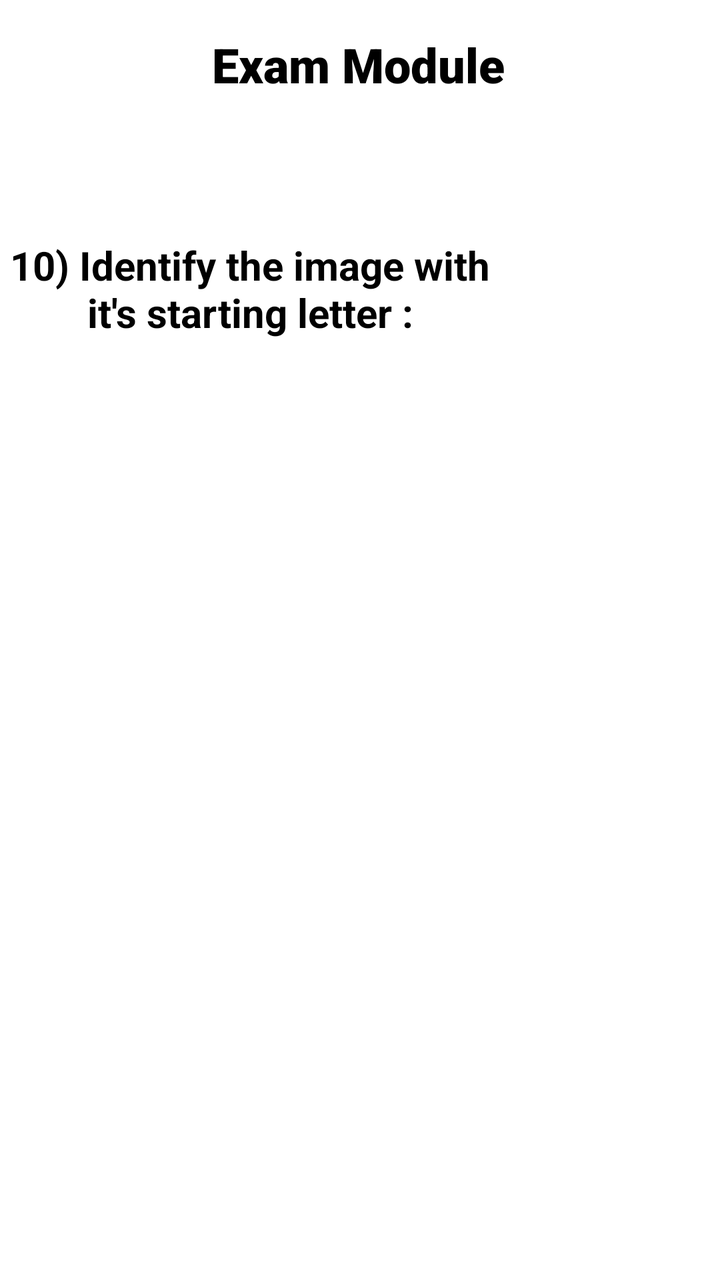
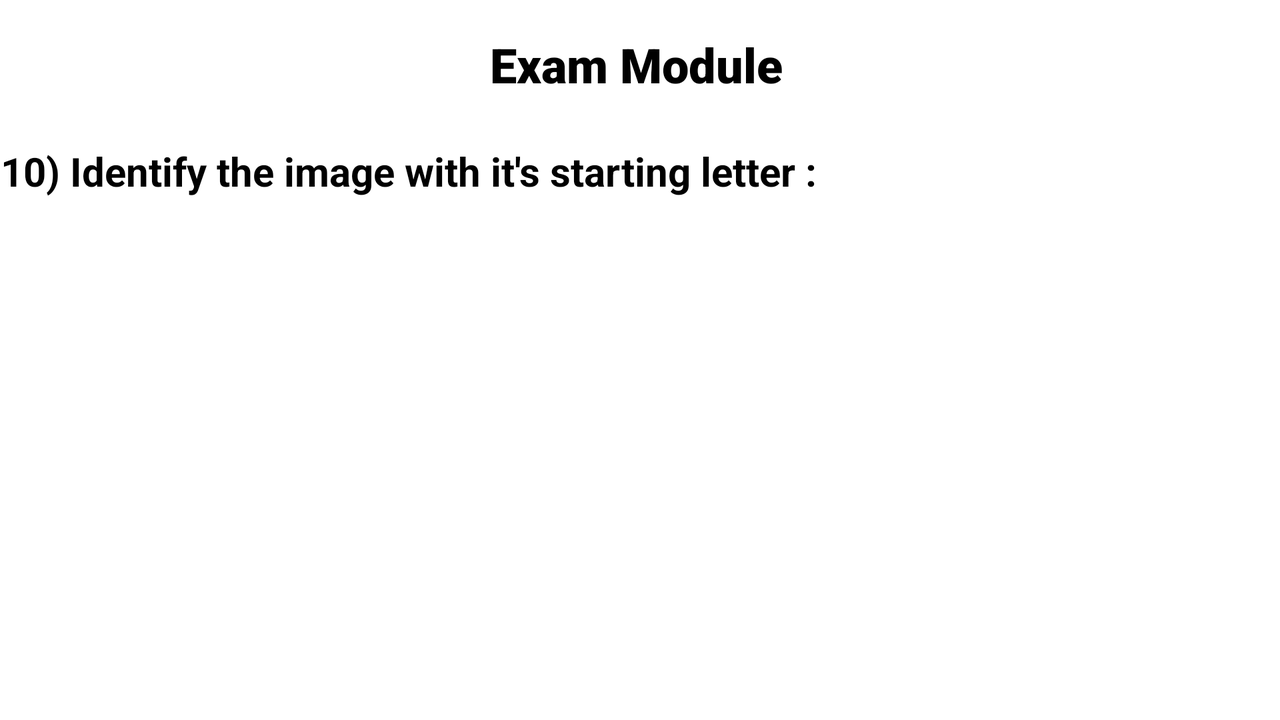

Compare how this app lays out the same screen by default and in its alternative resource folder. The renders come first, then the two layout files and the values they reference.
<!-- AndroidManifest.xml: application theme Theme.Learning -->
<!-- res/layout/activity_q10.xml -->
<?xml version="1.0" encoding="utf-8"?>
<androidx.constraintlayout.widget.ConstraintLayout xmlns:android="http://schemas.android.com/apk/res/android"
    xmlns:app="http://schemas.android.com/apk/res-auto"
    xmlns:tools="http://schemas.android.com/tools"
    android:layout_width="match_parent"
    android:layout_height="match_parent"
    tools:context=".q10">

    <androidx.constraintlayout.widget.ConstraintLayout
        android:layout_width="match_parent"
        android:layout_height="match_parent"
        android:background="@color/white"
        tools:context=".ExamModule">

        <TextView
            android:id="@+id/textView4"
            android:layout_width="wrap_content"
            android:layout_height="wrap_content"
            android:layout_marginTop="16dp"
            android:fontFamily="sans-serif-black"
            android:text="Exam Module"
            android:textAlignment="center"
            android:textAppearance="@style/TextAppearance.AppCompat.Display1"
            android:textColor="#000000"
            android:textSize="24sp"
            android:textStyle="bold"
            app:layout_constraintEnd_toEndOf="parent"
            app:layout_constraintHorizontal_bias="0.496"
            app:layout_constraintStart_toStartOf="parent"
            app:layout_constraintTop_toTopOf="parent" />

        <TextView
            android:id="@+id/textView5"
            android:layout_width="250dp"
            android:layout_height="wrap_content"
            android:layout_marginTop="103dp"
            android:text="10) Identify the image with it's starting letter :"
            android:textAlignment="center"
            android:textAppearance="@style/TextAppearance.AppCompat.Medium"
            android:textColor="#000000"
            android:textSize="20sp"
            android:textStyle="bold"
            app:layout_constraintStart_toStartOf="parent"
            app:layout_constraintTop_toTopOf="@+id/textView4" />

        <ImageView
            android:id="@+id/imageView"
            android:layout_width="122dp"
            android:layout_height="127dp"
            android:layout_marginTop="76dp"
            android:layout_marginEnd="16dp"
            app:layout_constraintEnd_toEndOf="parent"
            app:layout_constraintHorizontal_bias="0.531"
            app:layout_constraintStart_toEndOf="@+id/textView5"
            app:layout_constraintTop_toTopOf="@+id/textView4"
            app:srcCompat="@drawable/sword" />

        <Button
            android:id="@+id/btn30"
            android:layout_width="128sp"
            android:layout_height="66sp"
            android:layout_marginStart="16dp"
            android:layout_marginTop="156dp"
            android:text="A) Blade"
            android:textAlignment="center"
            android:textColor="#FFFFFF"
            android:textStyle="bold"
            app:layout_constraintStart_toStartOf="parent"
            app:layout_constraintTop_toTopOf="@+id/textView5" />

        <Button
            android:id="@+id/btn31"
            android:layout_width="128sp"
            android:layout_height="66sp"
            android:layout_marginStart="36dp"
            android:layout_marginTop="96dp"
            android:text="B) Saw"
            android:textAlignment="center"
            android:textColor="#FFFFFF"
            android:textStyle="bold"
            app:layout_constraintEnd_toEndOf="parent"
            app:layout_constraintHorizontal_bias="0.349"
            app:layout_constraintStart_toEndOf="@+id/btn30"
            app:layout_constraintTop_toBottomOf="@+id/textView5" />

        <Button
            android:id="@+id/btn32"
            android:layout_width="128sp"
            android:layout_height="66sp"
            android:layout_marginStart="16dp"
            android:layout_marginTop="20dp"
            android:text="C) Knife"
            android:textAlignment="center"
            android:textColor="#FFFFFF"
            android:textStyle="bold"
            app:layout_constraintStart_toStartOf="parent"
            app:layout_constraintTop_toBottomOf="@+id/btn30" />

        <Button
            android:id="@+id/btn33"
            android:layout_width="128sp"
            android:layout_height="66sp"
            android:layout_marginStart="36dp"
            android:layout_marginTop="20dp"
            android:text="D) Sword"
            android:textAlignment="center"
            android:textColor="#FFFFFF"
            android:textStyle="bold"
            app:layout_constraintEnd_toEndOf="parent"
            app:layout_constraintHorizontal_bias="0.517"
            app:layout_constraintStart_toEndOf="@+id/btn32"
            app:layout_constraintTop_toBottomOf="@+id/btn31"
            tools:visibility="visible" />

        <TextView
            android:id="@+id/txt2"
            android:layout_width="132dp"
            android:layout_height="62dp"
            android:layout_marginTop="36dp"
            android:fontFamily="sans-serif-black"
            android:gravity="center"
            android:textAlignment="center"
            android:textAppearance="@style/TextAppearance.AppCompat.Medium"
            android:textColor="#000000"
            android:textSize="20sp"
            android:textStyle="bold"
            app:layout_constraintEnd_toEndOf="parent"
            app:layout_constraintHorizontal_bias="0.483"
            app:layout_constraintStart_toStartOf="parent"
            app:layout_constraintTop_toBottomOf="@+id/btn33" />

        <TextView
            android:id="@+id/textView6"
            android:layout_width="wrap_content"
            android:layout_height="wrap_content"
            android:layout_marginTop="16dp"
            android:fontFamily="sans-serif-black"
            android:textAlignment="center"
            android:textAppearance="@style/TextAppearance.AppCompat.Medium"
            android:textColor="#000000"
            android:textStyle="bold"
            app:layout_constraintEnd_toEndOf="parent"
            app:layout_constraintHorizontal_bias="0.498"
            app:layout_constraintStart_toStartOf="parent"
            app:layout_constraintTop_toBottomOf="@+id/txt2" />

        <Button
            android:id="@+id/button5"
            android:layout_width="wrap_content"
            android:layout_height="wrap_content"
            android:text="Return to Home"
            android:textAlignment="center"
            android:textColor="#FFFFFF"
            android:textStyle="bold"
            app:layout_constraintBottom_toBottomOf="parent"
            app:layout_constraintEnd_toEndOf="parent"
            app:layout_constraintHorizontal_bias="0.498"
            app:layout_constraintStart_toStartOf="parent"
            app:layout_constraintTop_toBottomOf="@+id/textView6"
            app:layout_constraintVertical_bias="0.204"
            tools:visibility="invisible" />
    </androidx.constraintlayout.widget.ConstraintLayout>
</androidx.constraintlayout.widget.ConstraintLayout>
<!-- resources referenced by this layout -->
<resources>
  <!-- drawable sword: jpg bitmap (drawable, 3866 bytes) -->
  <style name="Theme.Learning" parent="Theme.MaterialComponents.DayNight.DarkActionBar">
          
          <item name="colorPrimary">@color/white</item>
          <item name="colorPrimaryVariant">@color/white</item>
          <item name="colorOnPrimary">@color/white</item>
          
          <item name="colorSecondary">@color/white</item>
          <item name="colorSecondaryVariant">@color/white</item>
          <item name="colorOnSecondary">@color/white</item>
          
          <item name="android:statusBarColor" tools:targetApi="l">?attr/colorPrimaryVariant</item>
          
      </style>
</resources>
<!-- res/layout-land/activity_q10.xml (the author's variant of the layout above) -->
<!-- drawn on the phone turned sideways -->
<?xml version="1.0" encoding="utf-8"?>
<androidx.constraintlayout.widget.ConstraintLayout xmlns:android="http://schemas.android.com/apk/res/android"
    xmlns:app="http://schemas.android.com/apk/res-auto"
    xmlns:tools="http://schemas.android.com/tools"
    android:layout_width="match_parent"
    android:layout_height="match_parent"
    tools:context=".q10">

    <androidx.constraintlayout.widget.ConstraintLayout
        android:layout_width="match_parent"
        android:layout_height="match_parent"
        android:background="@color/white"
        tools:context=".ExamModule">

        <TextView
            android:id="@+id/textView4"
            android:layout_width="wrap_content"
            android:layout_height="wrap_content"
            android:layout_marginTop="16dp"
            android:fontFamily="sans-serif-black"
            android:text="Exam Module"
            android:textAlignment="center"
            android:textAppearance="@style/TextAppearance.AppCompat.Display1"
            android:textColor="#000000"
            android:textSize="24sp"
            android:textStyle="bold"
            app:layout_constraintEnd_toEndOf="parent"
            app:layout_constraintHorizontal_bias="0.496"
            app:layout_constraintStart_toStartOf="parent"
            app:layout_constraintTop_toTopOf="parent" />

        <TextView
            android:id="@+id/textView5"
            android:layout_width="wrap_content"
            android:layout_height="wrap_content"
            android:layout_marginTop="56dp"
            android:text="10) Identify the image with it's starting letter :"
            android:textAlignment="center"
            android:textAppearance="@style/TextAppearance.AppCompat.Medium"
            android:textColor="#000000"
            android:textSize="20sp"
            android:textStyle="bold"
            app:layout_constraintStart_toStartOf="parent"
            app:layout_constraintTop_toTopOf="@+id/textView4" />

        <ImageView
            android:id="@+id/imageView"
            android:layout_width="122dp"
            android:layout_height="127dp"
            android:layout_marginTop="52dp"
            android:layout_marginEnd="16dp"
            app:layout_constraintEnd_toEndOf="parent"
            app:layout_constraintHorizontal_bias="1.0"
            app:layout_constraintStart_toEndOf="@+id/textView5"
            app:layout_constraintTop_toTopOf="@+id/textView4"
            app:srcCompat="@drawable/sword" />

        <Button
            android:id="@+id/btn30"
            android:layout_width="100sp"
            android:layout_height="50sp"
            android:layout_marginStart="4dp"
            android:layout_marginTop="40dp"
            android:text="A) Blade"
            android:textAlignment="center"
            android:textColor="#FFFFFF"
            android:textSize="12sp"
            android:textStyle="bold"
            app:layout_constraintStart_toStartOf="parent"
            app:layout_constraintTop_toTopOf="@+id/textView5" />

        <Button
            android:id="@+id/btn31"
            android:layout_width="100sp"
            android:layout_height="50sp"
            android:layout_marginStart="36dp"
            android:layout_marginTop="4dp"
            android:text="B) Saw"
            android:textAlignment="center"
            android:textColor="#FFFFFF"
            android:textSize="12sp"
            android:textStyle="bold"
            app:layout_constraintEnd_toEndOf="parent"
            app:layout_constraintHorizontal_bias="0.081"
            app:layout_constraintStart_toEndOf="@+id/btn30"
            app:layout_constraintTop_toBottomOf="@+id/textView5" />

        <Button
            android:id="@+id/btn32"
            android:layout_width="100sp"
            android:layout_height="50sp"
            android:layout_marginStart="4dp"
            android:layout_marginTop="4dp"
            android:text="C) Knife"
            android:textAlignment="center"
            android:textColor="#FFFFFF"
            android:textSize="12sp"
            android:textStyle="bold"
            app:layout_constraintStart_toStartOf="parent"
            app:layout_constraintTop_toBottomOf="@+id/btn30" />

        <Button
            android:id="@+id/btn33"
            android:layout_width="100sp"
            android:layout_height="50sp"
            android:layout_marginStart="36dp"
            android:layout_marginTop="8dp"
            android:text="D) Sword"
            android:textAlignment="center"
            android:textColor="#FFFFFF"
            android:textSize="12sp"
            android:textStyle="bold"
            app:layout_constraintEnd_toEndOf="parent"
            app:layout_constraintHorizontal_bias="0.081"
            app:layout_constraintStart_toEndOf="@+id/btn32"
            app:layout_constraintTop_toBottomOf="@+id/btn31" />

        <TextView
            android:id="@+id/txt2"
            android:layout_width="100dp"
            android:layout_height="50dp"
            android:fontFamily="sans-serif-black"
            android:gravity="center"
            android:textAlignment="center"
            android:textAppearance="@style/TextAppearance.AppCompat.Medium"
            android:textColor="#000000"
            android:textSize="20dp"
            android:textStyle="bold"
            app:layout_constraintBottom_toBottomOf="parent"
            app:layout_constraintEnd_toEndOf="parent"
            app:layout_constraintHorizontal_bias="0.499"
            app:layout_constraintStart_toStartOf="parent"
            app:layout_constraintTop_toTopOf="parent"
            app:layout_constraintVertical_bias="0.587" />
    </androidx.constraintlayout.widget.ConstraintLayout>
</androidx.constraintlayout.widget.ConstraintLayout>
